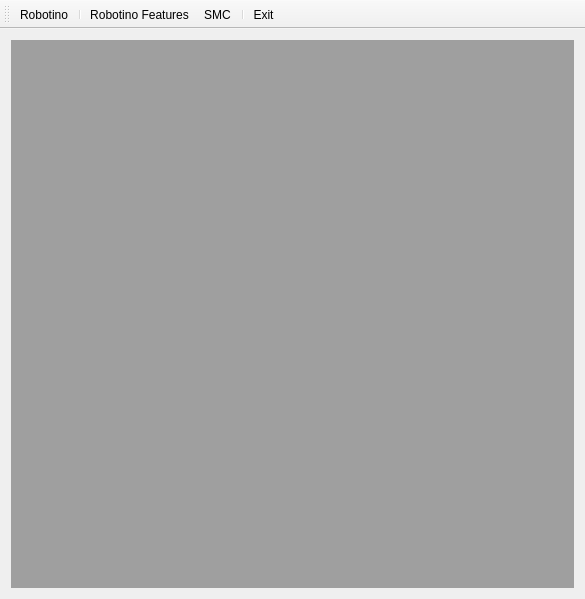
<?xml version="1.0" encoding="UTF-8"?>
<ui version="4.0">
 <class>MainWindow</class>
 <widget class="QMainWindow" name="MainWindow">
  <property name="geometry">
   <rect>
    <x>0</x>
    <y>0</y>
    <width>585</width>
    <height>599</height>
   </rect>
  </property>
  <property name="sizePolicy">
   <sizepolicy hsizetype="Ignored" vsizetype="Preferred">
    <horstretch>0</horstretch>
    <verstretch>0</verstretch>
   </sizepolicy>
  </property>
  <property name="minimumSize">
   <size>
    <width>100</width>
    <height>100</height>
   </size>
  </property>
  <property name="windowTitle">
   <string>eSMCs Robotino</string>
  </property>
  <property name="windowIcon">
   <iconset resource="robotino-ressources.qrc">
    <normaloff>:/robotino-icon.png</normaloff>:/robotino-icon.png</iconset>
  </property>
  <widget class="QWidget" name="centralWidget">
   <property name="sizePolicy">
    <sizepolicy hsizetype="Preferred" vsizetype="Preferred">
     <horstretch>0</horstretch>
     <verstretch>0</verstretch>
    </sizepolicy>
   </property>
   <layout class="QVBoxLayout" name="verticalLayout">
    <item>
     <widget class="QMdiArea" name="mdiArea">
      <property name="sizePolicy">
       <sizepolicy hsizetype="Preferred" vsizetype="Preferred">
        <horstretch>0</horstretch>
        <verstretch>0</verstretch>
       </sizepolicy>
      </property>
     </widget>
    </item>
   </layout>
  </widget>
  <widget class="QMenuBar" name="menuBar">
   <property name="enabled">
    <bool>true</bool>
   </property>
   <property name="geometry">
    <rect>
     <x>0</x>
     <y>0</y>
     <width>585</width>
     <height>20</height>
    </rect>
   </property>
  </widget>
  <widget class="QToolBar" name="mainToolBar">
   <property name="toolButtonStyle">
    <enum>Qt::ToolButtonFollowStyle</enum>
   </property>
   <attribute name="toolBarArea">
    <enum>TopToolBarArea</enum>
   </attribute>
   <attribute name="toolBarBreak">
    <bool>false</bool>
   </attribute>
   <addaction name="actionRobotino"/>
   <addaction name="separator"/>
   <addaction name="actionRobotino_Features"/>
   <addaction name="actionSMC"/>
   <addaction name="separator"/>
   <addaction name="actionExit"/>
  </widget>
  <action name="actionRobotino">
   <property name="icon">
    <iconset resource="robotino-ressources.qrc">
     <normaloff>:/robotino-icon.png</normaloff>:/robotino-icon.png</iconset>
   </property>
   <property name="text">
    <string>Robotino</string>
   </property>
   <property name="toolTip">
    <string>Starte Robotino</string>
   </property>
   <property name="autoRepeat">
    <bool>false</bool>
   </property>
  </action>
  <action name="actionExit">
   <property name="icon">
    <iconset resource="robotino-ressources.qrc">
     <normaloff>:/icons/task-reject.png</normaloff>:/icons/task-reject.png</iconset>
   </property>
   <property name="text">
    <string>Exit</string>
   </property>
   <property name="toolTip">
    <string>Exit</string>
   </property>
   <property name="autoRepeat">
    <bool>false</bool>
   </property>
  </action>
  <action name="actionRobotino_Features">
   <property name="enabled">
    <bool>true</bool>
   </property>
   <property name="icon">
    <iconset resource="robotino-ressources.qrc">
     <normaloff>:/icons/office-chart-bar.png</normaloff>:/icons/office-chart-bar.png</iconset>
   </property>
   <property name="text">
    <string>Robotino Features</string>
   </property>
   <property name="toolTip">
    <string>Sensory feature view of Robotino</string>
   </property>
  </action>
  <action name="actionSMC">
   <property name="icon">
    <iconset resource="robotino-ressources.qrc">
     <normaloff>:/icons/SMCcircle.png</normaloff>:/icons/SMCcircle.png</iconset>
   </property>
   <property name="text">
    <string>SMC</string>
   </property>
   <property name="toolTip">
    <string>SMC</string>
   </property>
  </action>
 </widget>
 <layoutdefault spacing="6" margin="11"/>
 <resources>
  <include location="robotino-ressources.qrc"/>
 </resources>
 <connections/>
</ui>
